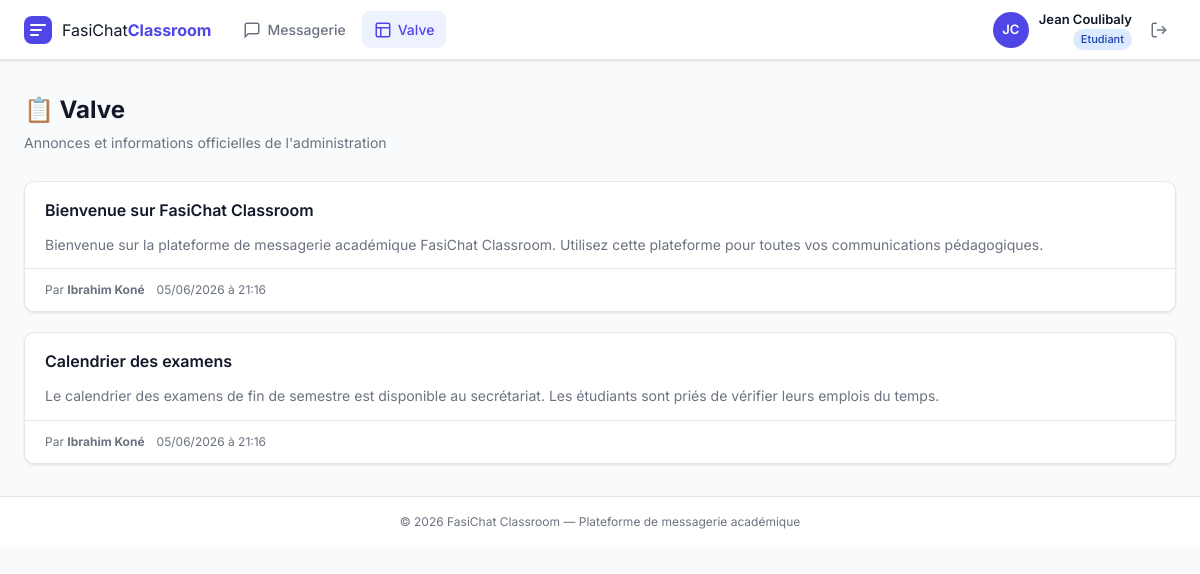
The app's page /valve (signed in) with its own data.
### tables this page shows
CREATE TABLE valve_annonces (
    id               INTEGER PRIMARY KEY AUTOINCREMENT,
    titre            TEXT    NOT NULL,
    contenu          TEXT    NOT NULL,
    auteur_id        INTEGER NOT NULL REFERENCES utilisateurs(id) ON DELETE CASCADE,
    date_publication TEXT    DEFAULT (datetime('now')),
    date_expiration  TEXT    DEFAULT NULL
);

CREATE TABLE utilisateurs (
    id               INTEGER PRIMARY KEY AUTOINCREMENT,
    nom              TEXT    NOT NULL,
    prenom           TEXT    NOT NULL,
    email            TEXT    NOT NULL UNIQUE,
    mot_de_passe     TEXT    NOT NULL,
    role             TEXT    NOT NULL CHECK(role IN ('etudiant','enseignant','assistant','doyen','viceDoyen','apparitaire')),
    promotion_id     INTEGER REFERENCES promotions(id) ON DELETE SET NULL,
    avatar           TEXT    DEFAULT '',
    date_inscription TEXT    DEFAULT (datetime('now'))
);

### controllers/ValveController.php (called while the page is built, shortened)
<?php
class ValveController
{
    private Valve $valve;
    public function __construct()
    {
        $this->valve = new Valve();
    }
    public function index(): void
    {
        $user    = SessionManager::getUser();
        $isAdmin = $user['role'] === 'apparitaire';
        $annonces = $isAdmin
            ? $this->valve->getToutesAnnonces()
            : $this->valve->getAnnonces();
        include __DIR__ . '/../views/valve.php';
    }
}

### classes/SessionManager.php (called while the page is built, shortened)
<?php
class SessionManager
{
    public static function getUserId(): int
    {
        return (int) ($_SESSION['user_id'] ?? 0);
    }
    public static function getUserRole(): string
    {
        return $_SESSION['user_role'] ?? '';
    }
    public static function getUser(): array
    {
        return [
            'id'         => self::getUserId(),
            'role'       => self::getUserRole(),
            'nom'        => $_SESSION['user_nom'] ?? '',
            'prenom'     => $_SESSION['user_prenom'] ?? '',
            'email'      => $_SESSION['user_email'] ?? '',
            'promotion_id' => $_SESSION['user_promo'] ?? null,
            'avatar'     => $_SESSION['user_avatar'] ?? '',
        ];
    }
}

### config/config.php (called while the page is built, shortened)
<?php
spl_autoload_register(function (string $class) {
    $dirs = [
        __DIR__ . '/../classes/',
        __DIR__ . '/../controllers/',
    ];
    foreach ($dirs as $dir) {
        $file = $dir . $class . '.php';
        if (file_exists($file)) {
            return;
        }
    }
});

### config/Database.php (called while the page is built, shortened)
<?php
class BaseDeDonnees
{
    private static ?BaseDeDonnees $instance = null;
    private PDO $pdo;
    private function __construct()
    {
        $driver = defined('DB_DRIVER') ? DB_DRIVER : 'sqlite';
        if ($driver === 'mysql') {
            $host = defined('DB_HOST') ? DB_HOST : '127.0.0.1';
            $port = defined('DB_PORT') ? DB_PORT : '3306';
            $dbname = defined('DB_NAME') ? DB_NAME : 'fasichat_classroom';
            $user = defined('DB_USER') ? DB_USER : 'root';
            $pass = defined('DB_PASS') ? DB_PASS : '';
            $dsn = "mysql:host={$host};port={$port};dbname={$dbname};charset=utf8mb4";
            $options = [
                PDO::ATTR_ERRMODE => PDO::ERRMODE_EXCEPTION,
                PDO::ATTR_DEFAULT_FETCH_MODE => PDO::FETCH_ASSOC,
                PDO::ATTR_EMULATE_PREPARES => false,
            ];
            $this->pdo = new PDO($dsn, $user, $pass, $options);
            $this->pdo->exec("SET NAMES utf8mb4 COLLATE utf8mb4_unicode_ci");
        } else {
            $dsn = 'sqlite:' . DB_PATH;
            $this->pdo = new PDO($dsn);
            $this->pdo->setAttribute(PDO::ATTR_ERRMODE, PDO::ERRMODE_EXCEPTION);
            $this->pdo->setAttribute(PDO::ATTR_DEFAULT_FETCH_MODE, PDO::FETCH_ASSOC);
            $this->pdo->exec('PRAGMA foreign_keys = ON;');
            $this->pdo->exec('PRAGMA journal_mode = WAL;');
        }
    }
    public static function getInstance(): self
    {
        if (self::$instance === null) {
            self::$instance = new self();
        }
        return self::$instance;
    }
    public function query(string $sql, array $params = []): PDOStatement
    {
        $stmt = $this->pdo->prepare($sql);
        $stmt->execute($params);
        return $stmt;
    }
}

### classes/Valve.php (called while the page is built, shortened)
<?php
class Valve
{
    public function getAnnonces(): array
    {
        return BaseDeDonnees::getInstance()->query(
            "SELECT a.*, u.nom AS auteur_nom, u.prenom AS auteur_prenom
             FROM valve_annonces a
             JOIN utilisateurs u ON a.auteur_id = u.id
             WHERE a.date_expiration IS NULL OR a.date_expiration > datetime('now')
             ORDER BY a.date_publication DESC"
        )->fetchAll();
    }
}

### views/valve.php (the view, shortened to what this page needs)
<?php include __DIR__ . '/layout/header.php'; ?>
<div class="page-container">
    <div class="page-header">
        <div>
            <h1>📋 Valve</h1>
            <p>Annonces et informations officielles de l'administration</p>
        </div>
    </div>
    <?php if (empty($annonces)): ?>
    <div class="empty-state">
        <svg width="64" height="64" fill="none" stroke="#CBD5E0" stroke-width="1.5" viewBox="0 0 24 24">
            <rect x="3" y="3" width="18" height="18" rx="2"/><path d="M3 9h18M9 21V9"/>
        </svg>
        <p>Aucune annonce pour le moment.</p>
    </div>
    <?php else: ?>
    <div class="annonces-grid">
        <?php foreach ($annonces as $annonce): ?>
        <article class="annonce-card">
            <div class="annonce-header">
                <h3><?= htmlspecialchars($annonce['titre'], ENT_QUOTES, 'UTF-8') ?></h3>
            </div>
            <div class="annonce-body">
                <?= nl2br(htmlspecialchars($annonce['contenu'], ENT_QUOTES, 'UTF-8')) ?>
            </div>
            <div class="annonce-footer">
                <span>Par <strong><?= htmlspecialchars($annonce['auteur_prenom'] . ' ' . $annonce['auteur_nom'], ENT_QUOTES, 'UTF-8') ?></strong></span>
                <span><?= date('d/m/Y à H:i', strtotime($annonce['date_publication'])) ?></span>
            </div>
        </article>
        <?php endforeach; ?>
    </div>
    <?php endif; ?>
</div>
<?php include __DIR__ . '/layout/footer.php'; ?>

### public/css/style.css (style rules this page uses)
*, *::before, *::after { box-sizing: border-box; margin: 0; padding: 0; }
:root { --primary: #4F46E5; --primary-dk: #3730A3; --secondary: #6B7280; --success: #10B981; --danger: #EF4444; --warning: #F59E0B; --info: #3B82F6; --bg: #F9FAFB; --surface: #FFFFFF; --border: #E5E7EB; --text: #111827; --text-muted: #6B7280; --radius: 10px; --shadow: 0 1px 3px rgba(0,0,0,.08), 0 1px 2px rgba(0,0,0,.04); --shadow-md: 0 4px 6px rgba(0,0,0,.07), 0 2px 4px rgba(0,0,0,.05); }
body { font-family: 'Inter', system-ui, sans-serif; background: var(--bg); color: var(--text); font-size: 14px; line-height: 1.5; min-height: 100vh; }
.page-container { max-width: 1200px; margin: 0 auto; padding: 32px 24px; }
.page-header { display: flex; align-items: center; justify-content: space-between; margin-bottom: 28px; gap: 16px; }
.page-header h1 { font-size: 24px; font-weight: 700; }
.page-header p { color: var(--text-muted); margin-top: 4px; }
.annonces-grid { display: grid; gap: 20px; }
.annonce-card { background: var(--surface); border: 1px solid var(--border); border-radius: var(--radius); overflow: hidden; box-shadow: var(--shadow); }
.annonce-header { display: flex; align-items: center; justify-content: space-between; padding: 16px 20px 0; }
.annonce-header h3 { font-size: 16px; font-weight: 600; }
.annonce-body { padding: 12px 20px; color: var(--text-muted); font-size: 14px; line-height: 1.6; }
.annonce-footer { display: flex; align-items: center; flex-wrap: wrap; gap: 12px; padding: 12px 20px; border-top: 1px solid var(--border); font-size: 12px; color: var(--text-muted); }

### records on screen
valve_annonces: titre "Bienvenue sur FasiChat Classroom", contenu "Bienvenue sur la plateforme de messagerie académique FasiChat Classroom. Utilisez cette plateforme pour toutes vos communications pédagogiques.", auteur.nom "Ibrahim Koné", date_publication "05/06/2026 à 21:16"
valve_annonces: titre "Calendrier des examens", contenu "Le calendrier des examens de fin de semestre est disponible au secrétariat. Les étudiants sont priés de vérifier leurs emplois du temps.", auteur.nom "Ibrahim Koné", date_publication "05/06/2026 à 21:16"

### other values on screen
$currentUser['prenom'] . ' ' . $currentUser['nom'] "Jean Coulibaly"
ROLES[$currentUser['role']] "Etudiant"
